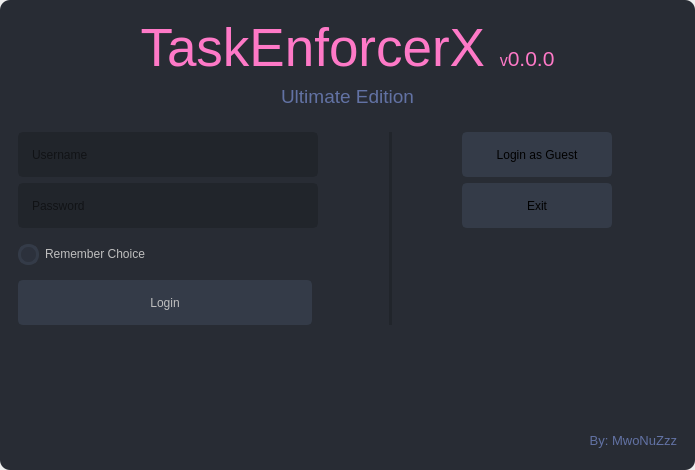
<?xml version="1.0" encoding="UTF-8"?>
<ui version="4.0">
 <class>SplashScreen</class>
 <widget class="QMainWindow" name="SplashScreen">
  <property name="windowModality">
   <enum>Qt::WindowModality::WindowModal</enum>
  </property>
  <property name="geometry">
   <rect>
    <x>0</x>
    <y>0</y>
    <width>695</width>
    <height>470</height>
   </rect>
  </property>
  <property name="sizePolicy">
   <sizepolicy hsizetype="Fixed" vsizetype="Expanding">
    <horstretch>0</horstretch>
    <verstretch>0</verstretch>
   </sizepolicy>
  </property>
  <property name="minimumSize">
   <size>
    <width>0</width>
    <height>0</height>
   </size>
  </property>
  <property name="maximumSize">
   <size>
    <width>16777215</width>
    <height>16777215</height>
   </size>
  </property>
  <property name="windowTitle">
   <string>TaskEX - Login</string>
  </property>
  <property name="styleSheet">
   <string notr="true">QMainWindow { border: none; margin: 0px; padding: 0px; }

QFrame {	
	background-color:  rgba(40,44,52,255);	
	color: rgb(220, 220, 220);
	border-radius: 10px;
}

/* /////////////////////////////////////////////////////////////////////////////////////////////////
LineEdit */
QLineEdit {
	background-color: rgb(33, 37, 43);
	border-radius: 5px;
	border: 2px solid rgb(33, 37, 43);
	padding-left: 10px;
	selection-color: rgb(255, 255, 255);
	selection-background-color: rgb(255, 121, 198);
}
QLineEdit:hover {
	border: 2px solid rgb(64, 71, 88);
}
QLineEdit:focus {
	border: 2px solid rgb(91, 101, 124);
}

/* /////////////////////////////////////////////////////////////////////////////////////////////////
CheckBox */
QCheckBox::indicator {
    border: 3px solid rgb(52, 59, 72);
	width: 15px;
	height: 15px;
	border-radius: 10px;
    background: rgb(44, 49, 60);
}
QCheckBox::indicator:hover {
    border: 3px solid rgb(58, 66, 81);
}
QCheckBox::indicator:checked {
    background: 3px solid rgb(52, 59, 72);
	border: 3px solid rgb(52, 59, 72);	
	background-image: url(:/icons/images/icons/cil-check-alt.png);
}

/* /////////////////////////////////////////////////////////////////////////////////////////////////
Button */
QPushButton {
	border: 2px solid rgb(52, 59, 72);
	border-radius: 5px;	
	background-color: rgb(52, 59, 72);
}
QPushButton:hover {
	background-color: rgb(57, 65, 80);
	border: 2px solid rgb(61, 70, 86);
}
QPushButton:pressed {	
	background-color: rgb(35, 40, 49);
	border: 2px solid rgb(43, 50, 61);
}</string>
  </property>
  <widget class="QWidget" name="centralwidget">
   <property name="sizePolicy">
    <sizepolicy hsizetype="Preferred" vsizetype="Expanding">
     <horstretch>0</horstretch>
     <verstretch>0</verstretch>
    </sizepolicy>
   </property>
   <layout class="QVBoxLayout" name="verticalLayout">
    <property name="spacing">
     <number>0</number>
    </property>
    <property name="sizeConstraint">
     <enum>QLayout::SizeConstraint::SetDefaultConstraint</enum>
    </property>
    <property name="leftMargin">
     <number>0</number>
    </property>
    <property name="topMargin">
     <number>0</number>
    </property>
    <property name="rightMargin">
     <number>0</number>
    </property>
    <property name="bottomMargin">
     <number>0</number>
    </property>
    <item>
     <widget class="QFrame" name="dropShadowFrame">
      <property name="sizePolicy">
       <sizepolicy hsizetype="Preferred" vsizetype="Expanding">
        <horstretch>0</horstretch>
        <verstretch>0</verstretch>
       </sizepolicy>
      </property>
      <property name="maximumSize">
       <size>
        <width>16777215</width>
        <height>16777215</height>
       </size>
      </property>
      <property name="styleSheet">
       <string notr="true"/>
      </property>
      <property name="frameShape">
       <enum>QFrame::Shape::StyledPanel</enum>
      </property>
      <property name="frameShadow">
       <enum>QFrame::Shadow::Raised</enum>
      </property>
      <layout class="QVBoxLayout" name="verticalLayout_4">
       <item alignment="Qt::AlignmentFlag::AlignBottom">
        <widget class="QFrame" name="header_frame">
         <property name="sizePolicy">
          <sizepolicy hsizetype="Expanding" vsizetype="Expanding">
           <horstretch>0</horstretch>
           <verstretch>0</verstretch>
          </sizepolicy>
         </property>
         <property name="frameShape">
          <enum>QFrame::Shape::StyledPanel</enum>
         </property>
         <property name="frameShadow">
          <enum>QFrame::Shadow::Raised</enum>
         </property>
         <layout class="QVBoxLayout" name="verticalLayout_3">
          <item>
           <widget class="QLabel" name="label_title_version">
            <property name="font">
             <font>
              <family>Segoe UI</family>
              <pointsize>40</pointsize>
             </font>
            </property>
            <property name="styleSheet">
             <string notr="true">color: rgb(254, 121, 199);</string>
            </property>
            <property name="text">
             <string>&lt;html&gt;&lt;head/&gt;&lt;body&gt;&lt;p&gt;TaskEnforcerX &lt;span style=&quot; font-size:12pt;&quot;&gt;v&lt;/span&gt;&lt;span style=&quot; font-size:16pt;&quot;&gt;0.0.0&lt;/span&gt;&lt;/p&gt;&lt;/body&gt;&lt;/html&gt;</string>
            </property>
            <property name="alignment">
             <set>Qt::AlignmentFlag::AlignCenter</set>
            </property>
           </widget>
          </item>
          <item>
           <widget class="QLabel" name="label_description">
            <property name="font">
             <font>
              <family>Segoe UI</family>
              <pointsize>14</pointsize>
             </font>
            </property>
            <property name="styleSheet">
             <string notr="true">color: rgb(98, 114, 164);</string>
            </property>
            <property name="text">
             <string>&lt;html&gt;&lt;head/&gt;&lt;body&gt;&lt;p&gt;Ultimate Edition&lt;/p&gt;&lt;/body&gt;&lt;/html&gt;</string>
            </property>
            <property name="alignment">
             <set>Qt::AlignmentFlag::AlignCenter</set>
            </property>
           </widget>
          </item>
         </layout>
        </widget>
       </item>
       <item alignment="Qt::AlignmentFlag::AlignBottom">
        <widget class="QFrame" name="login_frame">
         <property name="sizePolicy">
          <sizepolicy hsizetype="Preferred" vsizetype="Expanding">
           <horstretch>0</horstretch>
           <verstretch>0</verstretch>
          </sizepolicy>
         </property>
         <property name="maximumSize">
          <size>
           <width>16777215</width>
           <height>16777215</height>
          </size>
         </property>
         <property name="frameShape">
          <enum>QFrame::Shape::StyledPanel</enum>
         </property>
         <property name="frameShadow">
          <enum>QFrame::Shadow::Raised</enum>
         </property>
         <layout class="QGridLayout" name="gridLayout_2" rowstretch="0,0,0,0">
          <property name="sizeConstraint">
           <enum>QLayout::SizeConstraint::SetDefaultConstraint</enum>
          </property>
          <item row="0" column="2">
           <spacer name="horizontalSpacer">
            <property name="orientation">
             <enum>Qt::Orientation::Horizontal</enum>
            </property>
            <property name="sizeHint" stdset="0">
             <size>
              <width>20</width>
              <height>20</height>
             </size>
            </property>
           </spacer>
          </item>
          <item row="3" column="0">
           <widget class="QPushButton" name="btn_login">
            <property name="enabled">
             <bool>false</bool>
            </property>
            <property name="sizePolicy">
             <sizepolicy hsizetype="Expanding" vsizetype="Fixed">
              <horstretch>0</horstretch>
              <verstretch>0</verstretch>
             </sizepolicy>
            </property>
            <property name="minimumSize">
             <size>
              <width>180</width>
              <height>45</height>
             </size>
            </property>
            <property name="text">
             <string>Login</string>
            </property>
           </widget>
          </item>
          <item row="0" column="0" colspan="2" alignment="Qt::AlignmentFlag::AlignLeft">
           <widget class="QLineEdit" name="username">
            <property name="enabled">
             <bool>false</bool>
            </property>
            <property name="sizePolicy">
             <sizepolicy hsizetype="Expanding" vsizetype="Fixed">
              <horstretch>0</horstretch>
              <verstretch>0</verstretch>
             </sizepolicy>
            </property>
            <property name="minimumSize">
             <size>
              <width>300</width>
              <height>45</height>
             </size>
            </property>
            <property name="placeholderText">
             <string>Username</string>
            </property>
           </widget>
          </item>
          <item row="1" column="0" colspan="2" alignment="Qt::AlignmentFlag::AlignLeft">
           <widget class="QLineEdit" name="password">
            <property name="enabled">
             <bool>false</bool>
            </property>
            <property name="minimumSize">
             <size>
              <width>300</width>
              <height>45</height>
             </size>
            </property>
            <property name="contextMenuPolicy">
             <enum>Qt::ContextMenuPolicy::DefaultContextMenu</enum>
            </property>
            <property name="echoMode">
             <enum>QLineEdit::EchoMode::Password</enum>
            </property>
            <property name="placeholderText">
             <string>Password</string>
            </property>
           </widget>
          </item>
          <item row="2" column="0">
           <widget class="QCheckBox" name="remember_choice">
            <property name="enabled">
             <bool>false</bool>
            </property>
            <property name="minimumSize">
             <size>
              <width>0</width>
              <height>40</height>
             </size>
            </property>
            <property name="text">
             <string>Remember Choice</string>
            </property>
           </widget>
          </item>
          <item row="0" column="3" rowspan="4">
           <widget class="Line" name="line">
            <property name="sizePolicy">
             <sizepolicy hsizetype="Fixed" vsizetype="Expanding">
              <horstretch>0</horstretch>
              <verstretch>0</verstretch>
             </sizepolicy>
            </property>
            <property name="styleSheet">
             <string notr="true">background-color: rgb(33, 37, 43);</string>
            </property>
            <property name="frameShadow">
             <enum>QFrame::Shadow::Raised</enum>
            </property>
            <property name="lineWidth">
             <number>1</number>
            </property>
            <property name="midLineWidth">
             <number>0</number>
            </property>
            <property name="orientation">
             <enum>Qt::Orientation::Vertical</enum>
            </property>
           </widget>
          </item>
          <item row="0" column="4">
           <spacer name="horizontalSpacer_2">
            <property name="orientation">
             <enum>Qt::Orientation::Horizontal</enum>
            </property>
            <property name="sizeHint" stdset="0">
             <size>
              <width>40</width>
              <height>20</height>
             </size>
            </property>
           </spacer>
          </item>
          <item row="0" column="6">
           <spacer name="horizontalSpacer_3">
            <property name="orientation">
             <enum>Qt::Orientation::Horizontal</enum>
            </property>
            <property name="sizeHint" stdset="0">
             <size>
              <width>40</width>
              <height>20</height>
             </size>
            </property>
           </spacer>
          </item>
          <item row="0" column="5">
           <widget class="QPushButton" name="btn_login_guest">
            <property name="minimumSize">
             <size>
              <width>150</width>
              <height>45</height>
             </size>
            </property>
            <property name="text">
             <string>Login as Guest</string>
            </property>
           </widget>
          </item>
          <item row="1" column="5">
           <widget class="QPushButton" name="btn_exit">
            <property name="minimumSize">
             <size>
              <width>150</width>
              <height>45</height>
             </size>
            </property>
            <property name="maximumSize">
             <size>
              <width>16777215</width>
              <height>16777215</height>
             </size>
            </property>
            <property name="text">
             <string>Exit</string>
            </property>
           </widget>
          </item>
         </layout>
        </widget>
       </item>
       <item alignment="Qt::AlignmentFlag::AlignBottom">
        <widget class="QFrame" name="progress_frame">
         <property name="sizePolicy">
          <sizepolicy hsizetype="Preferred" vsizetype="Preferred">
           <horstretch>0</horstretch>
           <verstretch>0</verstretch>
          </sizepolicy>
         </property>
         <property name="maximumSize">
          <size>
           <width>16777215</width>
           <height>0</height>
          </size>
         </property>
         <property name="frameShape">
          <enum>QFrame::Shape::StyledPanel</enum>
         </property>
         <property name="frameShadow">
          <enum>QFrame::Shadow::Raised</enum>
         </property>
         <layout class="QVBoxLayout" name="verticalLayout_5">
          <item>
           <widget class="QProgressBar" name="progressBar">
            <property name="styleSheet">
             <string notr="true">QProgressBar {
	
	background-color: rgb(98, 114, 164);
	color: transparent;
	border-style: none;
	border-radius: 10px;
	text-align: center;
}
QProgressBar::chunk{
	border-radius: 10px;
	background-color: qlineargradient(spread:pad, x1:0, y1:0.511364, x2:1, y2:0.523, stop:0 rgba(254, 121, 199, 255), stop:1 rgba(170, 85, 255, 255));
}</string>
            </property>
            <property name="value">
             <number>0</number>
            </property>
           </widget>
          </item>
          <item>
           <widget class="QLabel" name="label_loading">
            <property name="font">
             <font>
              <family>Segoe UI</family>
              <pointsize>12</pointsize>
             </font>
            </property>
            <property name="styleSheet">
             <string notr="true">color: rgb(98, 114, 164);</string>
            </property>
            <property name="text">
             <string>Setting up TaskEnforcerX...</string>
            </property>
            <property name="alignment">
             <set>Qt::AlignmentFlag::AlignCenter</set>
            </property>
           </widget>
          </item>
         </layout>
        </widget>
       </item>
       <item>
        <widget class="QFrame" name="credits_frame">
         <property name="minimumSize">
          <size>
           <width>0</width>
           <height>0</height>
          </size>
         </property>
         <property name="maximumSize">
          <size>
           <width>16777215</width>
           <height>40</height>
          </size>
         </property>
         <property name="frameShape">
          <enum>QFrame::Shape::StyledPanel</enum>
         </property>
         <property name="frameShadow">
          <enum>QFrame::Shadow::Raised</enum>
         </property>
         <layout class="QVBoxLayout" name="verticalLayout_6">
          <item>
           <widget class="QLabel" name="label_credits">
            <property name="font">
             <font>
              <family>Segoe UI</family>
              <pointsize>10</pointsize>
             </font>
            </property>
            <property name="styleSheet">
             <string notr="true">color: rgb(98, 114, 164);</string>
            </property>
            <property name="text">
             <string>&lt;html&gt;&lt;head/&gt;&lt;body&gt;&lt;p&gt;By: MwoNuZzz&lt;/p&gt;&lt;/body&gt;&lt;/html&gt;</string>
            </property>
            <property name="alignment">
             <set>Qt::AlignmentFlag::AlignRight|Qt::AlignmentFlag::AlignTrailing|Qt::AlignmentFlag::AlignVCenter</set>
            </property>
           </widget>
          </item>
         </layout>
        </widget>
       </item>
      </layout>
     </widget>
    </item>
   </layout>
  </widget>
 </widget>
 <resources/>
 <connections/>
</ui>
